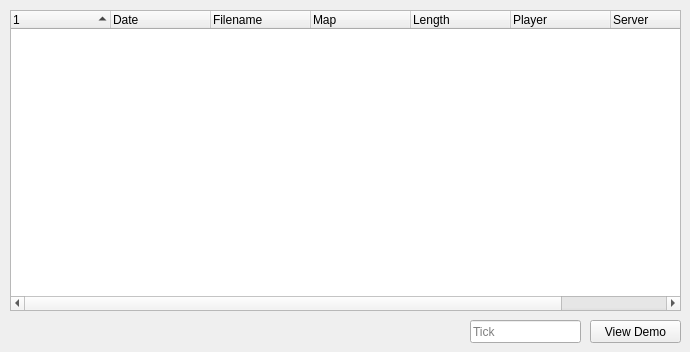
    <widget class="QWidget" name="demosTab">
     <property name="enabled">
      <bool>true</bool>
     </property>
     <attribute name="title">
      <string> REPLAYS </string>
     </attribute>
     <attribute name="toolTip">
      <string>Demo Library</string>
     </attribute>
     <widget class="QPushButton" name="BTN_viewdemo">
      <property name="enabled">
       <bool>true</bool>
      </property>
      <property name="geometry">
       <rect>
        <x>590</x>
        <y>320</y>
        <width>91</width>
        <height>23</height>
       </rect>
      </property>
      <property name="text">
       <string>View Demo</string>
      </property>
     </widget>
     <widget class="QTreeWidget" name="treedemos">
      <property name="enabled">
       <bool>true</bool>
      </property>
      <property name="geometry">
       <rect>
        <x>10</x>
        <y>10</y>
        <width>671</width>
        <height>301</height>
       </rect>
      </property>
      <property name="autoScrollMargin">
       <number>16</number>
      </property>
      <property name="showDropIndicator" stdset="0">
       <bool>false</bool>
      </property>
      <property name="indentation">
       <number>0</number>
      </property>
      <property name="rootIsDecorated">
       <bool>false</bool>
      </property>
      <property name="uniformRowHeights">
       <bool>true</bool>
      </property>
      <property name="itemsExpandable">
       <bool>false</bool>
      </property>
      <property name="sortingEnabled">
       <bool>true</bool>
      </property>
      <property name="animated">
       <bool>true</bool>
      </property>
      <property name="wordWrap">
       <bool>true</bool>
      </property>
      <property name="columnCount">
       <number>8</number>
      </property>
      <attribute name="headerMinimumSectionSize">
       <number>20</number>
      </attribute>
      <attribute name="headerShowSortIndicator" stdset="0">
       <bool>true</bool>
      </attribute>
      <attribute name="headerStretchLastSection">
       <bool>true</bool>
      </attribute>
      <column>
       <property name="text">
        <string notr="true"/>
       </property>
      </column>
      <column>
       <property name="text">
        <string>Date</string>
       </property>
      </column>
      <column>
       <property name="text">
        <string>Filename</string>
       </property>
      </column>
      <column>
       <property name="text">
        <string>Map</string>
       </property>
      </column>
      <column>
       <property name="text">
        <string>Length</string>
       </property>
      </column>
      <column>
       <property name="text">
        <string>Player</string>
       </property>
      </column>
      <column>
       <property name="text">
        <string>Server</string>
       </property>
      </column>
      <column>
       <property name="text">
        <string>Size</string>
       </property>
      </column>
      <item>
       <property name="text">
        <string/>
       </property>
       <property name="textAlignment">
        <set>AlignHCenter|AlignVCenter|AlignCenter</set>
       </property>
       <property name="text">
        <string/>
       </property>
       <property name="text">
        <string/>
       </property>
       <property name="text">
        <string/>
       </property>
       <property name="text">
        <string/>
       </property>
       <property name="text">
        <string/>
       </property>
       <property name="text">
        <string/>
       </property>
       <property name="text">
        <string/>
       </property>
      </item>
     </widget>
     <widget class="QLineEdit" name="tick">
      <property name="geometry">
       <rect>
        <x>470</x>
        <y>320</y>
        <width>111</width>
        <height>23</height>
       </rect>
      </property>
      <property name="text">
       <string/>
      </property>
      <property name="frame">
       <bool>true</bool>
      </property>
      <property name="dragEnabled">
       <bool>true</bool>
      </property>
      <property name="placeholderText">
       <string>Tick</string>
      </property>
     </widget>
    </widget>
